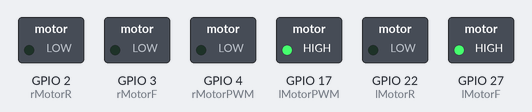
A program run on a simulated Raspberry Pi (BCM pin numbers). Parts: switched loads named in the program (green lamp = pin HIGH).

Above: at 0.1 s.
Timing chart, 0 to 1.6 s (numbered marks = the images above):
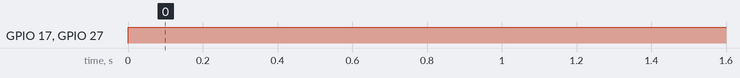

Measured:
- by itself, GPIO 17 (lMotorPWM), GPIO 27 (lMotorF): LOW → HIGH at 0.00 s

The program:

Linefollower.py
```python
#!/usr/bin/python

# importing modules
import RPi.GPIO as GPIO
import time

# GPIO pin defs
rMotorPWM = 4
rMotorF = 3
rMotorR = 2
lMotorPWM = 17
lMotorF = 27
lMotorR = 22
sensor = 18

GPIO.setmode(GPIO.BCM)

gpio_outputs = (rMotorPWM, rMotorF, rMotorR, lMotorPWM, lMotorF, lMotorR)

# GPIO.setup(rMotorPWM, GPIO.OUT)
# GPIO.setup(rMotorF, GPIO.OUT)
# GPIO.setup(rMotorR, GPIO.OUT)
# GPIO.setup(lMotorPWM, GPIO.OUT)
# GPIO.setup(lMotorF, GPIO.OUT)
# GPIO.setup(lMotorR, GPIO.OUT)
GPIO.setup(gpio_outputs, GPIO.OUT)
GPIO.setup(sensor, GPIO.IN)
rMotor = GPIO.PWM(rMotorPWM, 100)
lMotor = GPIO.PWM(lMotorPWM, 100)

while 1:
    if(GPIO.input(sensor) == True):
        lMotor.stop()
        GPIO.output(lMotorF, 0)
        rMotor.start(100)
        GPIO.output(rMotorF, 1)
    else:
        rMotor.stop()
        GPIO.output(rMotorF, 0)
        lMotor.start(100)
        GPIO.output(lMotorF, 1)
```
